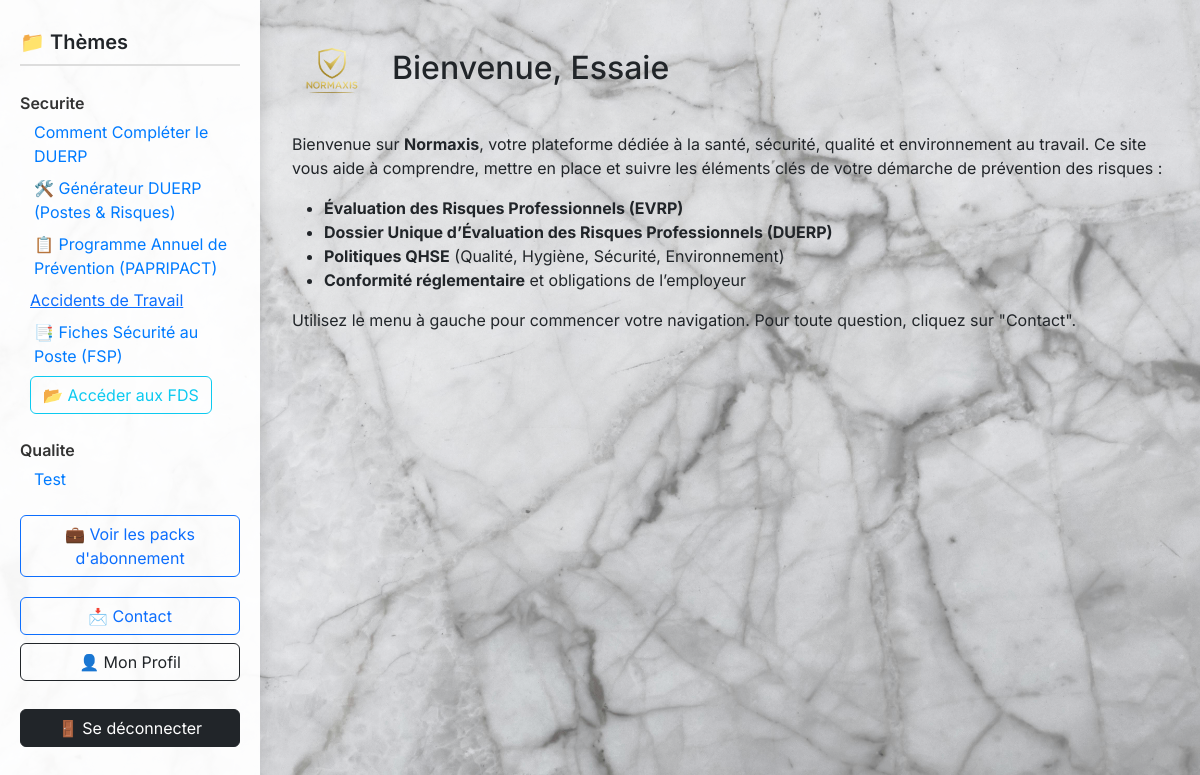
Page /dashboard (signed in) on the committed database.
### models.py (models this page shows)
class Section(db.Model):
    __tablename__ = 'section'
    id = db.Column(db.Integer, primary_key=True)
    title = db.Column(db.String(200), nullable=False)
    content = db.Column(db.Text, nullable=True)
    video_url = db.Column(db.String(300), nullable=True)
    file_path = db.Column(db.String(200), nullable=True)
    theme = db.Column(db.String(50), nullable=False)
    user_id = db.Column(db.Integer, db.ForeignKey('user.id'), nullable=False)

class User(db.Model, UserMixin):
    id = db.Column(db.Integer, primary_key=True)
    username = db.Column(db.String(64), nullable=False)
    email = db.Column(db.String(120), unique=True, nullable=False)
    password = db.Column(db.String(128), nullable=False)
    role = db.Column(db.String(10), default='user')
    confirmed = db.Column(db.Boolean, default=False)
    entreprise = db.Column(db.String(100))
    adresse = db.Column(db.String(200))
    logo = db.Column(db.String(200))  # nom du fichier dans /static/uploads
    nom = db.Column(db.String(100))
    prenom = db.Column(db.String(100))
    fonction = db.Column(db.String(100))
    telephone = db.Column(db.String(20))
    taches = db.relationship('Tache', backref='user', lazy='dynamic')
    risques = db.relationship('Risque', backref='user', lazy=True)
    sections = db.relationship('Section', backref='user', lazy=True)
    abonnements = db.relationship('Abonnement', back_populates='user', lazy='dynamic')
    messages = db.relationship('Message', backref='user', lazy='dynamic')
    def has_active_abonnement(self, theme):
        today = date.today()
        return self.abonnements.filter(
            Abonnement.theme == theme,
            Abonnement.date_debut <= today,
            Abonnement.date_fin >= today
        ).count() > 0

### app.py (the view)
@app.route('/dashboard')
@login_required
def dashboard():
    theme_content = {}
    themes = ['securite', 'qualite', 'environnement']
    for theme in themes:
        if current_user.has_active_abonnement(theme):
            theme_content[theme] = Section.query.filter_by(theme=theme).all()
    return render_template('dashboard.html', theme_content=theme_content)

### app.py (called while the page is built)
@login_manager.user_loader
def load_user(user_id):
    return User.query.get(int(user_id))

### templates/dashboard.html (shortened to what this page needs)
<!DOCTYPE html>
<html lang="fr">
<head>
    <link href="https://cdn.jsdelivr.net/npm/bootstrap@5.3.0/dist/css/bootstrap.min.css" rel="stylesheet">
</head>
<body>
<div class="dashboard">
    <div class="sidebar">
        <h4>📁 Thèmes</h4>
        {% for theme, sections in theme_content.items() %}
            {% if sections %}
                <div class="mb-4">
                    <strong>{{ theme|capitalize }}</strong>
                    <ul>
                        {% for section in sections %}
                            <li><a class="nav-link" onclick="showSection('section-{{ section.id }}')">{{ section.title }}</a></li>
                        {% endfor %}
                        {% if theme == 'securite' %}
                            <li><a class="nav-link" href="{{ url_for('liste_postes') }}">🛠️ Générateur DUERP (Postes & Risques)</a></li>
			    <li><a class="nav-link" href="{{ url_for('papripact') }}">📋 Programme Annuel de Prévention (PAPRIPACT)</a></li>
			    <li><a href="{{ url_for('liste_accidents') }}">Accidents de Travail</a></li>
			    <li><a class="nav-link" href="{{ url_for('fiche_securite_liste') }}">📑 Fiches Sécurité au Poste (FSP)</a></li>
			    <a href="{{ url_for('liste_fds') }}" class="btn btn-outline-info">
  📂 Accéder aux FDS
</a>
                        {% endif %}
                    </ul>
                </div>
            {% endif %}
        {% endfor %}
        <a href="{{ url_for('abonnements') }}" class="btn btn-outline-primary w-100">💼 Voir les packs d'abonnement</a>
        <a href="{{ url_for('contact') }}" class="btn btn-outline-primary btn-contact">📩 Contact</a>
	<a href="{{ url_for('profil', id=current_user.id) }}" class="btn btn-outline-dark w-100 my-2">👤 Mon Profil</a>
        <a href="{{ url_for('logout') }}" class="btn btn-dark btn-logout">🚪 Se déconnecter</a>
    </div>
    <div class="content">
        <div class="section active" id="home">
            <div class="logo-title">
                <img src="/static/logo_normaxis.png" alt="Logo Normaxis">
                <h2>Bienvenue, {{ current_user.username }}</h2>
            </div>
            <p>
                Bienvenue sur <strong>Normaxis</strong>, votre plateforme dédiée à la santé, sécurité, qualité et environnement au travail.
                Ce site vous aide à comprendre, mettre en place et suivre les éléments clés de votre démarche de prévention des risques :
            </p>
            <ul>
                <li><strong>Évaluation des Risques Professionnels (EVRP)</strong></li>
                <li><strong>Dossier Unique d’Évaluation des Risques Professionnels (DUERP)</strong></li>
                <li><strong>Politiques QHSE</strong> (Qualité, Hygiène, Sécurité, Environnement)</li>
                <li><strong>Conformité réglementaire</strong> et obligations de l’employeur</li>
            </ul>
            <p>
                Utilisez le menu à gauche pour commencer votre navigation. Pour toute question, cliquez sur "Contact".
            </p>
        </div>
    </div>
</div>
</body>
</html>

### templates/dashboard.html (style rules this page uses)
body { background-image: url('/static/marbre.jpg'); background-size: cover; background-position: center; font-family: 'Inter', sans-serif; height: 100vh; margin: 0; }
.dashboard { display: flex; height: 100vh; }
.sidebar { width: 260px; background: rgba(255, 255, 255, 0.95); box-shadow: 4px 0 12px rgba(0, 0, 0, 0.1); padding: 30px 20px; overflow-y: auto; position: fixed; top: 0; bottom: 0; left: 0; z-index: 1000; }
.sidebar h4 { font-size: 20px; font-weight: 600; margin-bottom: 25px; border-bottom: 2px solid #ddd; padding-bottom: 10px; }
.sidebar strong { display: block; font-weight: 600; margin-bottom: 5px; color: #333; }
.sidebar ul { list-style-type: none; padding-left: 10px; margin: 0; }
.sidebar li { margin-bottom: 8px; }
.sidebar a.nav-link { text-decoration: none; color: #007bff; transition: all 0.2s ease; padding-left: 4px; cursor: pointer; }
.btn-logout, .btn-contact { width: 100%; margin-top: 20px; }
.content { flex: 1; margin-left: 260px; padding: 2rem; overflow-y: auto; background: rgba(255, 255, 255, 0.25); }
.section { display: none; margin-bottom: 40px; }
.section.active { display: block; }
.logo-title { display: flex; align-items: center; gap: 20px; margin-bottom: 20px; }
.logo-title img { height: 80px; width: auto; }

### rows in the picture
Section: title "Comment Compléter le DUERP"
Section: title "Test"
User: username "Essaie"

### other values in the picture
{{ theme|capitalize }} "Securite" "Qualite"
